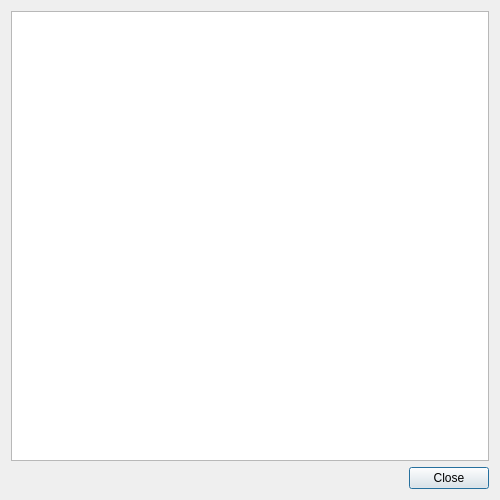
<?xml version="1.0" encoding="UTF-8"?>
<ui version="4.0">
 <class>ShowDeviceDetailsDialog</class>
 <widget class="QDialog" name="ShowDeviceDetailsDialog">
  <property name="geometry">
   <rect>
    <x>0</x>
    <y>0</y>
    <width>500</width>
    <height>500</height>
   </rect>
  </property>
  <property name="windowTitle">
   <string>Device Information Dialog</string>
  </property>
  <layout class="QVBoxLayout" name="verticalLayout">
   <item>
    <widget class="QTreeView" name="treeView"/>
   </item>
   <item>
    <widget class="QDialogButtonBox" name="buttonBox">
     <property name="orientation">
      <enum>Qt::Horizontal</enum>
     </property>
     <property name="standardButtons">
      <set>QDialogButtonBox::Close</set>
     </property>
    </widget>
   </item>
  </layout>
 </widget>
 <resources/>
 <connections>
  <connection>
   <sender>buttonBox</sender>
   <signal>accepted()</signal>
   <receiver>ShowDeviceDetailsDialog</receiver>
   <slot>accept()</slot>
   <hints>
    <hint type="sourcelabel">
     <x>248</x>
     <y>254</y>
    </hint>
    <hint type="destinationlabel">
     <x>157</x>
     <y>274</y>
    </hint>
   </hints>
  </connection>
  <connection>
   <sender>buttonBox</sender>
   <signal>rejected()</signal>
   <receiver>ShowDeviceDetailsDialog</receiver>
   <slot>reject()</slot>
   <hints>
    <hint type="sourcelabel">
     <x>316</x>
     <y>260</y>
    </hint>
    <hint type="destinationlabel">
     <x>286</x>
     <y>274</y>
    </hint>
   </hints>
  </connection>
 </connections>
</ui>
